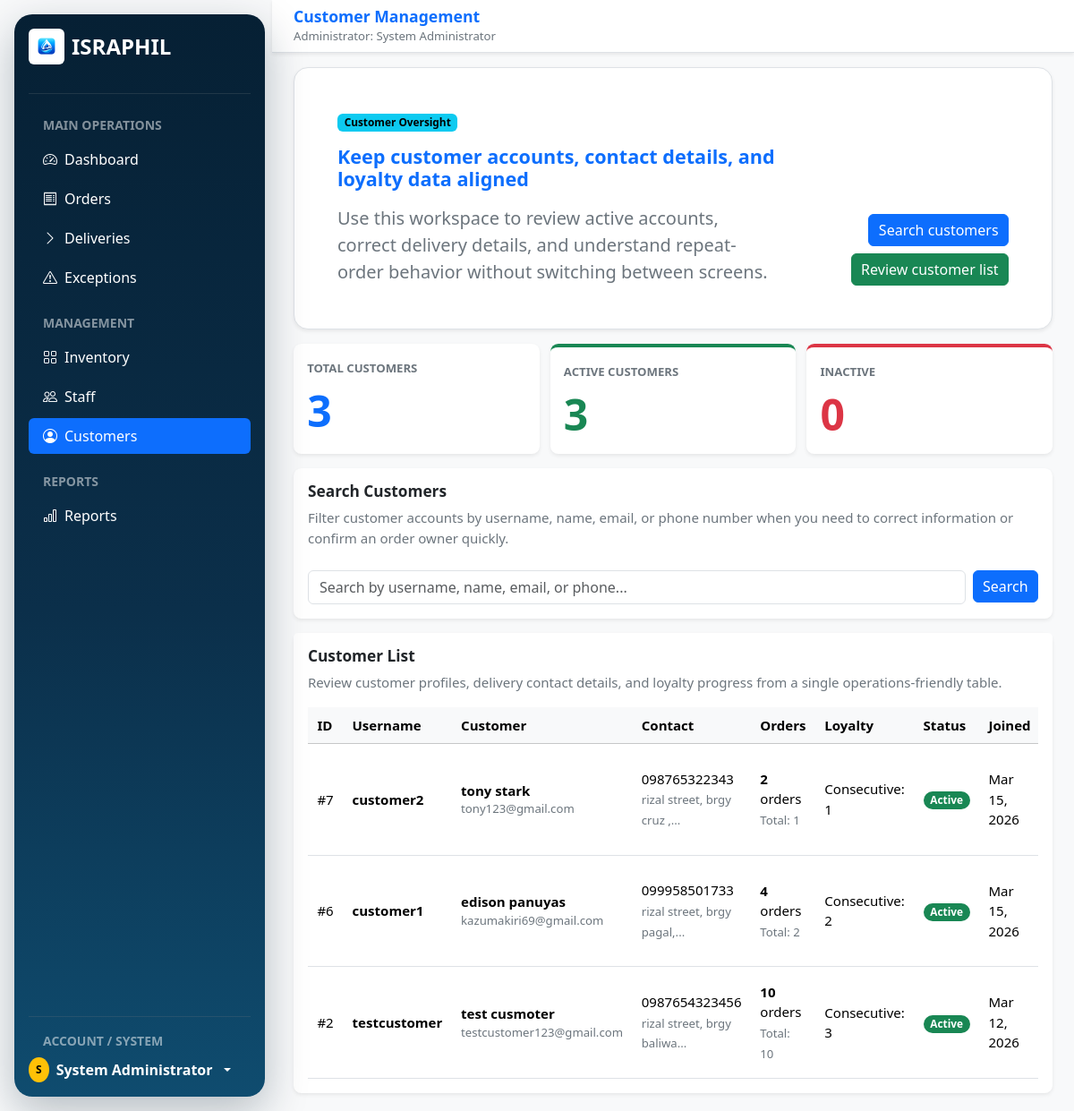
/pages/admin/customers.php (signed in), run on an earlier commit of the app's database.
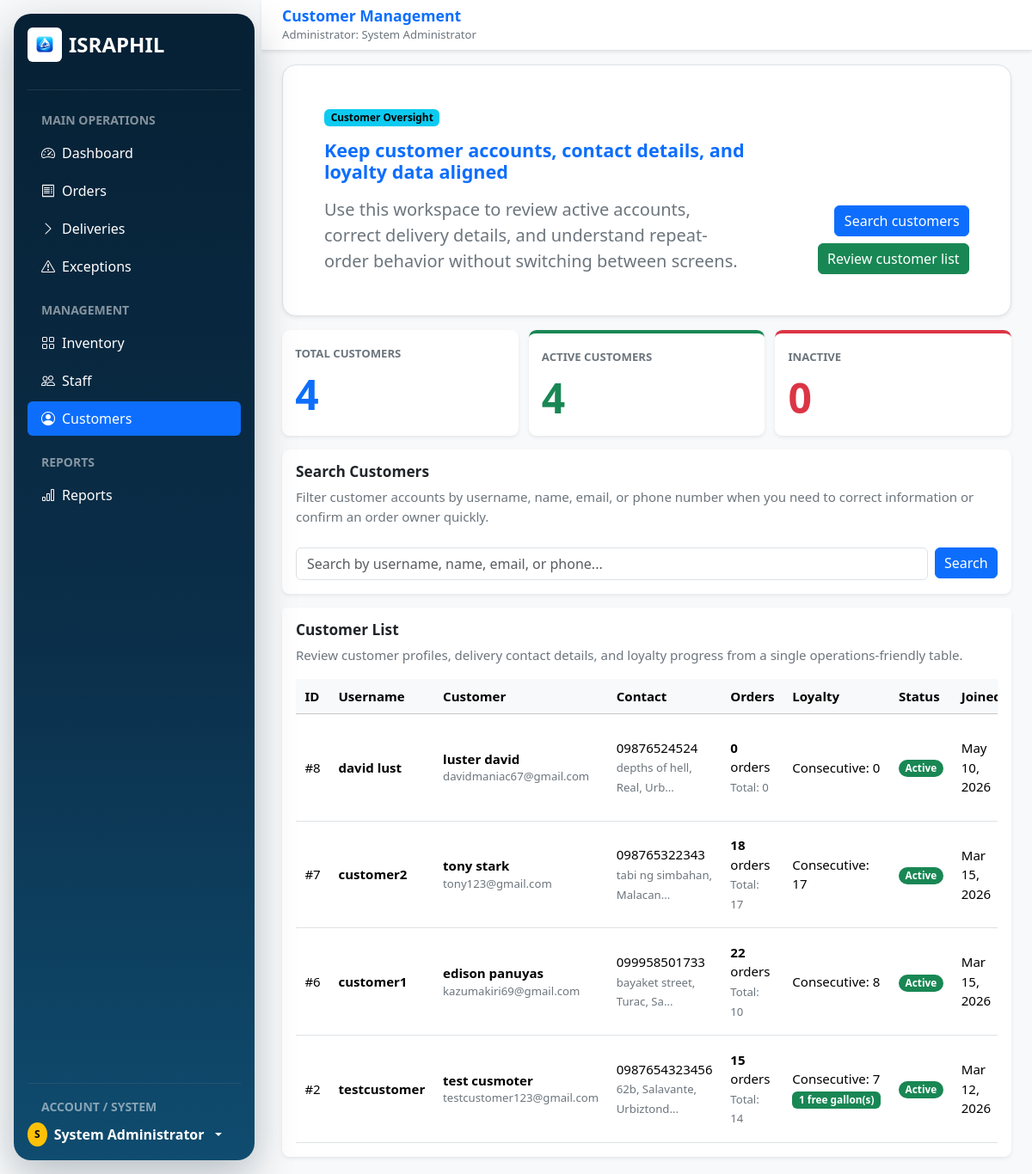
And on a later commit of the database.
### tables this page shows
CREATE TABLE `users` (
  `user_id` int(11) NOT NULL,
  `username` varchar(50) NOT NULL,
  `password` varchar(255) NOT NULL,
  `email` varchar(100) NOT NULL,
  `phone` varchar(20) DEFAULT NULL,
  `full_name` varchar(100) NOT NULL,
  `address` text DEFAULT NULL,
  `role` enum('admin','staff','customer') DEFAULT 'customer',
  `status` enum('active','inactive','suspended') DEFAULT 'active',
  `created_at` timestamp NOT NULL DEFAULT current_timestamp(),
  `updated_at` timestamp NOT NULL DEFAULT current_timestamp() ON UPDATE current_timestamp(),
  `last_login` timestamp NULL DEFAULT NULL
);

### includes/auth.php (called while the page is built, shortened)
<?php
function require_active_session($conn, $allowed_roles, $redirect_path) {
    $user_id = (int) $_SESSION['user_id'];
    $stmt = $conn->prepare("SELECT user_id, username, full_name, role, status FROM users WHERE user_id = ? LIMIT 1");
    $stmt->bind_param("i", $user_id);
    $stmt->execute();
    $user = $stmt->get_result()->fetch_assoc();
    return $user;
}

### includes/admin_page_helpers.php (called while the page is built, shortened)
<?php
function admin_initial($name) {
    $name = trim((string) $name);
    return strtoupper(substr($name !== '' ? $name : 'A', 0, 1));
}
function admin_excerpt($value, $length = 30) {
    $value = trim((string) $value);
    return substr($value, 0, $length) . '...';
}
function admin_format_date($value, $format = 'M d, Y') {
    $timestamp = strtotime((string) $value);
    return date($format, $timestamp);
}

### pages/admin/customers.php (the view, shortened to what the rows shown need)
<?php
require_once '../../includes/db_connect.php';
require_once '../../includes/auth.php';
require_once '../../includes/admin_page_helpers.php';
$admin_user = require_active_session($conn, ['admin'], '../../index.php');
$admin_name = $admin_user['full_name'] ?? ($_SESSION['full_name'] ?? 'Administrator');
$customer_rows = [];
$search = trim((string) ($_GET['search'] ?? ''));
$search_term = '';
$search_clause = "";
$query = "
    SELECT u.*,
           l.total_orders, l.consecutive_orders, l.free_gallons_earned, l.free_gallons_used,
           (SELECT COUNT(*) FROM orders WHERE customer_id = u.user_id) as order_count
    FROM users u
    LEFT JOIN loyalty l ON u.user_id = l.customer_id
    WHERE u.role = 'customer' $search_clause
    ORDER BY u.created_at DESC
";
if (!empty($search)) {
    $stmt = $conn->prepare($query);
    if ($stmt) {
        $stmt->bind_param("ssss", $search_term, $search_term, $search_term, $search_term);
        $stmt->execute();
        $customers = $stmt->get_result();
        $customer_rows = $customers ? $customers->fetch_all(MYSQLI_ASSOC) : [];
        $stmt->close();
    } else {
        $error = "Unable to prepare the customer search.";
    }
} else {
    $customers = $conn->query($query);
    $customer_rows = $customers ? $customers->fetch_all(MYSQLI_ASSOC) : [];
}
?>
<!DOCTYPE html>
<html lang="en">
<head>
    <link href="https://cdn.jsdelivr.net/npm/bootstrap@5.3.3/dist/css/bootstrap.min.css" rel="stylesheet">
    <link href="https://cdn.jsdelivr.net/npm/bootstrap-icons@1.11.3/font/bootstrap-icons.min.css" rel="stylesheet">
    <link href="../../style/admin/admin_compact.css?v=20260512b" rel="stylesheet">
</head>
<body class="bg-light">
    <div class="container-fluid p-0">
        <div class="row g-0">
        <aside class="admin-floating-sidebar col-lg-3 col-xl-2 text-white bg-israphil-sidebar d-flex flex-column p-3 min-vh-100">
            <div class="dropdown">
                <a href="#" class="d-flex align-items-center gap-2 text-white text-decoration-none dropdown-toggle fw-bold" data-bs-toggle="dropdown" aria-expanded="false">
                    <span class="badge rounded-circle text-bg-warning p-2">
                        <?php echo admin_initial($admin_name); ?>
                    </span>
                    <span><?php echo htmlspecialchars($admin_name); ?></span>
                </a>
            </div>
        </aside>
        <div class="admin-floating-content col-lg-9 col-xl-10 min-vh-100">
            <nav class="navbar bg-white border-bottom shadow-sm px-3 px-lg-4">
                <div>
                    <span class="navbar-brand mb-0 h1 fw-bold text-primary">Customer Management</span>
                    <div class="small text-secondary">Administrator: <?php echo htmlspecialchars($admin_name); ?></div>
                </div>
            </nav>
            <main class="container-fluid px-3 px-lg-4 py-4">
                <section class="bg-white border rounded-4 shadow-sm p-4 p-lg-5 mb-4">
                    <div class="row g-4 align-items-end">
                        <div class="col-lg-8">
                            <h1 class="display-6 fw-bold text-primary mb-3">Keep customer accounts, contact details, and loyalty data aligned</h1>
                        </div>
                    </div>
                </section>
                <section class="card border-0 shadow-sm mb-4" id="customer-search">
                    <div class="card-body p-4">
                        <h2 class="h4 fw-bold mb-2">Search Customers</h2>
                    </div>
                </section>
                <section class="card border-0 shadow-sm" id="customer-list">
                    <div class="card-header bg-white border-0 p-4 pb-0">
                        <h2 class="h4 fw-bold mb-2">Customer List</h2>
                    </div>
                    <div class="card-body p-4">
                        <?php if (!empty($customer_rows)): ?>
                            <div class="table-responsive">
                                <table class="table table-hover align-middle mb-0">
                                    <thead class="table-light">
                                        <tr>
                                            <th scope="col">ID</th>
                                            <th scope="col">Username</th>
                                            <th scope="col">Customer</th>
                                            <th scope="col">Contact</th>
                                            <th scope="col">Orders</th>
                                            <th scope="col">Loyalty</th>
                                            <th scope="col">Status</th>
                                            <th scope="col">Joined</th>
                                        </tr>
                                    </thead>
                                    <tbody>
                                        <?php foreach ($customer_rows as $c):
                                            $customer_id = (int) ($c['user_id'] ?? 0);
                                            $customer_username = (string) ($c['username'] ?? '');
                                            $customer_name = (string) ($c['full_name'] ?? '');
                                            $customer_email = (string) ($c['email'] ?? '');
                                            $customer_phone = (string) ($c['phone'] ?? '');
                                            $customer_address = (string) ($c['address'] ?? '');
                                            $customer_status = (string) ($c['status'] ?? 'inactive');
                                            $customer_joined = (string) ($c['created_at'] ?? '');
                                            $order_count = (int) ($c['order_count'] ?? 0);
                                            $loyalty_total_orders = (int) ($c['total_orders'] ?? 0);
                                            $consecutive_orders = (int) ($c['consecutive_orders'] ?? 0);
                                            $free_available = (int) ($c['free_gallons_earned'] ?? 0) - (int) ($c['free_gallons_used'] ?? 0);
                                        ?>
                                        <tr>
                                            <td>#<?php echo $customer_id; ?></td>
                                            <td class="fw-semibold"><?php echo htmlspecialchars($customer_username); ?></td>
                                            <td>
                                                <div class="fw-semibold"><?php echo htmlspecialchars($customer_name); ?></div>
                                                <div class="small text-secondary"><?php echo htmlspecialchars($customer_email); ?></div>
                                            </td>
                                            <td>
                                                <?php echo htmlspecialchars($customer_phone); ?><br>
                                                <small class="text-secondary"><?php echo htmlspecialchars(admin_excerpt($customer_address, 25)); ?></small>
                                            </td>
                                            <td>
                                                <strong><?php echo $order_count; ?></strong> orders<br>
                                                <small class="text-secondary">Total: <?php echo $loyalty_total_orders; ?></small>
                                            </td>
                                            <td>
                                                Consecutive: <?php echo $consecutive_orders; ?><br>
                                                <?php if ($free_available > 0): ?>
                                                    <span class="badge text-bg-success"><?php echo $free_available; ?> free gallon(s)</span>
                                                <?php endif; ?>
                                            </td>
                                            <td>
                                                <span class="badge rounded-pill text-bg-<?php echo $customer_status === 'active' ? 'success' : 'secondary'; ?>">
                                                    <?php echo ucfirst($customer_status); ?>
                                                </span>
                                            </td>
                                            <td><?php echo admin_format_date($customer_joined); ?></td>
                                        </tr>
                                        <?php endforeach; ?>
                                    </tbody>
                                </table>
                            </div>
                        <?php endif; ?>
                    </div>
                </section>
            </main>
        </div>
        </div>
    </div>
</body>
</html>

What changed in the data, as far as the page shows it:
added users: user_id "8", username "david lust", full_name "luster david", email "davidmaniac67@gmail.com", phone "09876524524", address "depths of hell, Real, Urb...", order_count "0", loyalty_total_orders "0", consecutive_orders "0", status "Active", created_at "May 10, 2026"
changed users "customer2": address "rizal street, brgy cruz ,..." → "tabi ng simbahan, Malacan..."; order_count "2" → "18"; loyalty_total_orders "1" → "17"; consecutive_orders "1" → "17"
changed users "customer1": address "rizal street, brgy pagal,..." → "bayaket street, Turac, Sa..."; order_count "4" → "22"; loyalty_total_orders "2" → "10"; consecutive_orders "2" → "8"
changed users "testcustomer": address "rizal street, brgy baliwa..." → "62b, Salavante, Urbiztond..."; order_count "10" → "15"; loyalty_total_orders "10" → "14"; consecutive_orders "3" → "7"; free_available (not shown) → "1"
Also different on the page:
$total_customers: "3" → "4"
$active_customers: "3" → "4"
